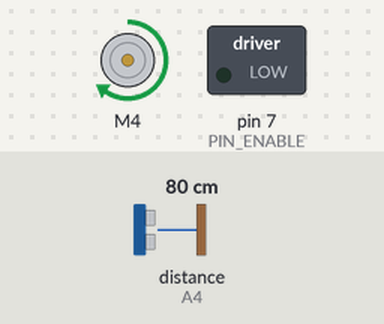
A sketch run on a simulated Arduino Uno, built with avr-gcc and run on an emulated ATmega328P. Parts: DC motor (green arrow = forward, orange = backward, longer = faster), switched loads named in the sketch (green lamp = pin HIGH). The test bench sets the inputs (shaded band); at power-on: distance to the obstacle (sensor on A4) 80 cm. The echo pulse lasts 58.3 µs per cm.

Above: at 1.2 s.
1.3 s: distance to the obstacle (sensor on A4) set to 43 cm
2.8 s: distance to the obstacle (sensor on A4) set to 37 cm
At 3.7 s:
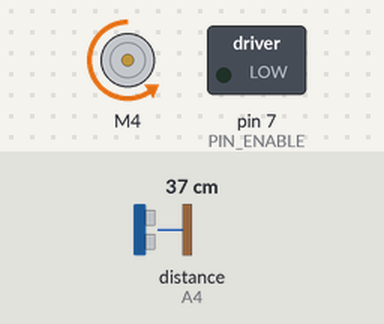
4.3 s: distance to the obstacle (sensor on A4) set to 120 cm
At 5.1 s:
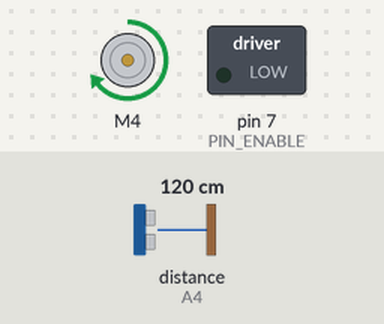
5.8 s: distance to the obstacle (sensor on A4) set to 2 cm
At 7.0 s:
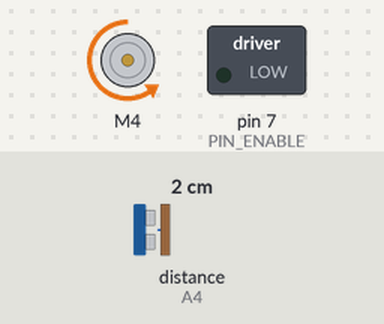
7.3 s: distance to the obstacle (sensor on A4) set to 37 cm
8.8 s: distance to the obstacle (sensor on A4) set to 45 cm
At 9.7 s:
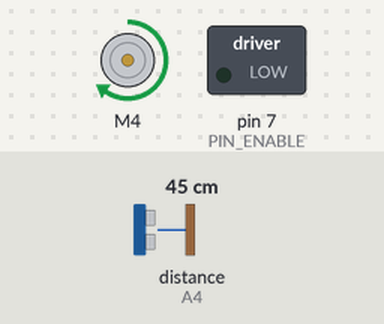
Timing chart, 0 to 11.3 s (numbered marks = the images above; inputs shaded):
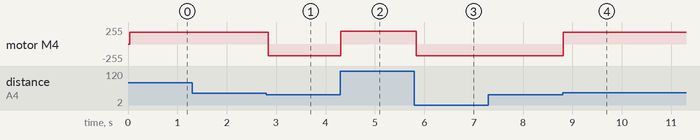

The sketch:

ultrasonic.ino
```cpp
  #include<AFMotor.h>
  #include <Ultrasonic.h>

  #define ECHO_PIN A4
  #define TRIGGER_PIN A5

  #define MOTOR_VELOCITY_0 0
  #define MOTOR_VELOCITY_1 20
  #define MOTOR_VELOCITY_2 130
  #define MOTOR_VELOCITY_3 175
  #define MOTOR_VELOCITY_4 195

  #define PIN_ENABLE 7

  unsigned int i;

  unsigned long ts = 30; // Sampling Period
  unsigned long start = 0;

  float x; // Measured variable (process variable)
  float u; // Control Action (controlled variable)
  float ei = 0;
  float ed = 0;
  float kp = 1.2;
  float kd = 1.2;
  float xSp = 41; // Setpoint in centimeters
  float kDead = 7; // Dead-band of actuation (motor)
  float uMax = 75; // Saturation Limits
  float uMin = -75;
  float ki = 0.0005;
  float errors[3] = { 0, 0, 0 }; // Error vector

  float maxVelocity = MOTOR_VELOCITY_4;
  float minVelocity = MOTOR_VELOCITY_3;

  AF_DCMotor motor(4);

  Ultrasonic ultrasonic(TRIGGER_PIN, ECHO_PIN);

  void setup() {
    Serial.begin(9600);

    pinMode(PIN_ENABLE, OUTPUT);

    digitalWrite(PIN_ENABLE, LOW);

    motor.setSpeed(MOTOR_VELOCITY_3);

    motor.run(RELEASE);
  }

  void motorSpeed(float velocity) {
    velocity = map(velocity, -100, 100, -255, 255);

    float velocityCorrection = velocity > 0 ? velocity : -velocity;

    if (velocityCorrection < minVelocity) velocityCorrection = minVelocity;
    if (velocityCorrection > maxVelocity) velocityCorrection = maxVelocity;

    motor.setSpeed(velocityCorrection);

    if (velocity >= 0 && velocity <= 255) {
      motor.run(FORWARD);
    } else {
      motor.run(BACKWARD);
    }
  }

  float linear(float m) {
    if (m > 0) return ((100 - kDead) / 100) * m + kDead;
    if (m < 0) return ((100 - kDead) / 100) * m - kDead;
    return 0;
  }

  void errorMeasurement() {
    x = ultrasonic.Ranging(CM); // error measurement
    for (i = 2; i > 0; i--) {
      errors[0] = x - xSp;
      errors[i] = errors[i - 1];

      // Control action calculation

      ei += errors[0];
      ed = errors[0] - errors[1];
      u = (kp * errors[0]) + (kd * ed) + (ki * ei);

      // Saturation control (anti wind-up)

      if (u >= uMax) {
        u = uMax;
        ei -= errors[0];
      }

      if (u <= uMin) {
        u = uMin;
        ei -= errors[0];
      }

      // Actuation

      motorSpeed(linear(u));
    }
  }

  void startRunningMotor() {
    errorMeasurement();
    start = millis();
  }

  void loop() {
    if ((millis() - start) > ts) startRunningMotor();
  }
```

Measured:
- the behaviour switches between 40 and 39 cm on distance to the obstacle (sensor on A4) (found by bisection; images 0 and 1)
- the behaviour switches between 41 and 42 cm on distance to the obstacle (sensor on A4) (found by bisection; images 3 and 4)
- after the input at 1.3 s, every drawn part: stays the same
- after the input at 2.8 s, motor M4: forward 175/255 → backward 175/255 at once
- after the input at 4.3 s, motor M4: backward 175/255 → forward 193/255 at once
- after the input at 5.8 s, motor M4: forward 193/255 → backward 175/255 at once
- after the input at 7.3 s, every drawn part: stays the same
- after the input at 8.8 s, motor M4: backward 175/255 → forward 175/255 at once
